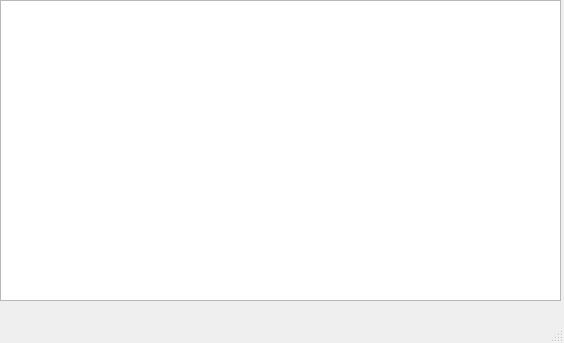
<?xml version="1.0" encoding="UTF-8"?>
<ui version="4.0">
 <class>MainWindow</class>
 <widget class="QMainWindow" name="MainWindow">
  <property name="geometry">
   <rect>
    <x>0</x>
    <y>0</y>
    <width>564</width>
    <height>343</height>
   </rect>
  </property>
  <property name="windowTitle">
   <string>MainWindow</string>
  </property>
  <widget class="QWidget" name="centralwidget">
   <widget class="QListWidget" name="listWidget">
    <property name="geometry">
     <rect>
      <x>0</x>
      <y>0</y>
      <width>561</width>
      <height>301</height>
     </rect>
    </property>
   </widget>
  </widget>
  <widget class="QMenuBar" name="menubar">
   <property name="geometry">
    <rect>
     <x>0</x>
     <y>0</y>
     <width>564</width>
     <height>21</height>
    </rect>
   </property>
  </widget>
  <widget class="QStatusBar" name="statusbar"/>
 </widget>
 <resources/>
 <connections/>
</ui>
